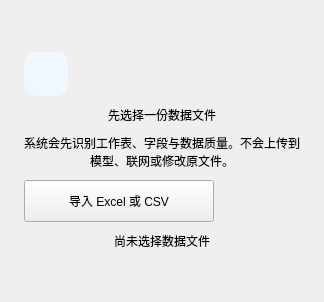
<widget class="QWidget" name="dataEmptyState"><layout class="QVBoxLayout" name="dataEmptyLayout">
<property name="spacing"><number>10</number></property>
<property name="leftMargin"><number>24</number></property>
<property name="topMargin"><number>24</number></property>
<property name="rightMargin"><number>24</number></property>
<property name="bottomMargin"><number>24</number></property>
<item><spacer name="dataEmptyTopSpacer"><property name="orientation"><enum>Qt::Orientation::Vertical</enum></property><property name="sizeHint" stdset="0"><size><width>20</width><height>28</height></size></property></spacer></item>
<item><widget class="QLabel" name="dataEmptyIcon">
<property name="minimumSize"><size><width>44</width><height>44</height></size></property>
<property name="maximumSize"><size><width>44</width><height>44</height></size></property>
<property name="styleSheet"><string notr="true">background:#F0F7FF;border-radius:12px;padding:9px;</string></property>
<property name="text"><string></string></property><property name="pixmap"><pixmap resource="resources.qrc">:/icons/data.svg</pixmap></property><property name="alignment"><set>Qt::AlignmentFlag::AlignCenter</set></property>
</widget></item><item><widget class="QLabel" name="dataEmptyTitle"><property name="objectName"><string>sectionTitle</string></property><property name="text"><string>先选择一份数据文件</string></property><property name="alignment"><set>Qt::AlignmentFlag::AlignHCenter</set></property></widget></item>
<item><widget class="QLabel" name="dataEmptyDescription"><property name="objectName"><string>subText</string></property><property name="text"><string>系统会先识别工作表、字段与数据质量。不会上传到模型、联网或修改原文件。</string></property><property name="wordWrap"><bool>true</bool></property><property name="alignment"><set>Qt::AlignmentFlag::AlignHCenter</set></property></widget></item>
<item><widget class="QPushButton" name="dataEmptyImportButton"><property name="objectName"><string>primaryButton</string></property><property name="minimumSize"><size><width>156</width><height>42</height></size></property><property name="maximumSize"><size><width>190</width><height>42</height></size></property><property name="text"><string>导入 Excel 或 CSV</string></property><property name="toolTip"><string>仅导入本次明确选择的一份数据文件</string></property></widget></item>
<item><widget class="QLabel" name="dataEmptyStatus"><property name="objectName"><string>subText</string></property><property name="text"><string>尚未选择数据文件</string></property><property name="alignment"><set>Qt::AlignmentFlag::AlignHCenter</set></property></widget></item>
<item><spacer name="dataEmptyBottomSpacer"><property name="orientation"><enum>Qt::Orientation::Vertical</enum></property><property name="sizeHint" stdset="0"><size><width>20</width><height>28</height></size></property></spacer></item>
</layout></widget>
